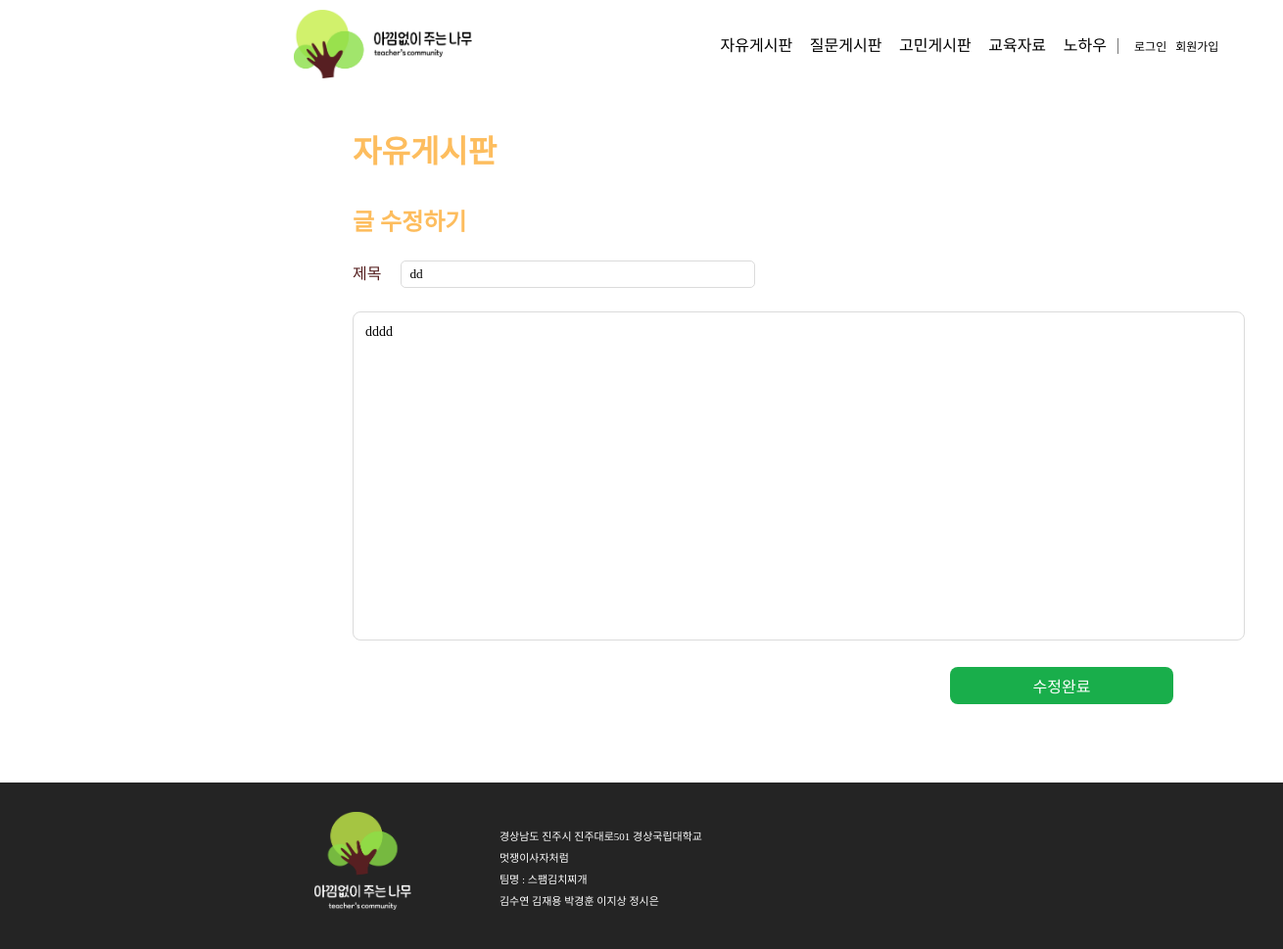
Page /update_post/1 on the committed database.
### teacher_community/models.py (models this page shows, shortened)
class Post(models.Model):
    author = models.ForeignKey(
        Teacher, related_name="post_author", on_delete=models.CASCADE
    )
    title = models.CharField(max_length=255)
    content = models.TextField()
    created_at = models.DateTimeField(auto_now_add=True)
    updated_at = models.DateTimeField(auto_now=True)
    views = models.PositiveIntegerField(default=0)  # 조회수 필드 추가
    likes_user = models.ManyToManyField(
        settings.AUTH_USER_MODEL, related_name="likes_user", blank=True
    )
    category = models.CharField(max_length=10)
    file = models.FileField(upload_to="post_files/", blank=True, null=True)  # 파일 첨부 필드
    class Meta:
        ordering = ["-created_at"]  # 최신 글이 먼저 오도록 정렬

### teacher_community/views.py (the view)
# urls.py: path("update_post/<int:post_id>", views.update_post, name="update_post"),
def update_post(request, post_id):
    post = get_object_or_404(Post, id=post_id)
    if request.method == "POST":
        post.title = request.POST['title']
        post.content = request.POST['content']
        post.updated_at = timezone.datetime.now()
        post.save()
        return redirect('/detail/' + str(post.id))
    else:
        return render(request, "update_post.html", {"post_detail": post})

### templates/update_post.html (shortened to what this page needs)
{% extends 'nav_footer.html' %}
{% load static %}
{% block content %}
<!DOCTYPE html>
<html lang="ko">
<head>
    <link rel="stylesheet" href="{% static 'css/writepage.css' %}">
</head>
<body>
    <div class="write_wrapper">
        <div class="Title">
            <h2>{{post_detail.category}}</h2>
        </div>
        <div class="Write">
            <h4>글 수정하기</h4>
        </div>
        <form action="{% url 'update_post' post_detail.id %}" method="post">
            <div class="title2">
                <dt>
                    <p class="title3">제목</p>
                    <dd><input class="titlebox" type="text" placeholder="제목입력" name="title" value="{{post_detail.title}}"></dd>
                </dt>
            </div>
            <div class="WriteForm">
                <textarea class="writeform" placeholder="글을 작성해주세요" cols="110" rows="20" name="content">{{post_detail.content}}</textarea>
            </div>
            <button><p>수정완료</p></button>
        </form>
    </div>
</body>
</html>
{% endblock %}

### static/css/nav2.css (style rules this page uses)
* { box-sizing: content-box; }
body, main, div, h1, h2, h3 { margin: 0; padding: 0; }
html, body, div, span, applet, object, iframe, h1, h2, h3, h4, h5, h6, p, blockquote, pre, a, abbr, acronym, address, big, cite, code, del, dfn, em, img, ins, kbd, q, s, samp, small, strike, strong, sub, sup, tt, var, b, u, i, center, dl, dt, dd, ol, ul, li, fieldset, form, label, legend, table, caption, tbody, tfoot, thead, tr, th, td, article, aside, canvas, details, embed, figure, figcaption, footer, header, hgroup, menu, nav, output, ruby, section, summary, time, mark, audio, video { margin: 0; padding: 0; border: 0; font-size: 100%; font: inherit; vertical-align: baseline; }
body { line-height: 1; }

### static/css/footer2.css (style rules this page uses)
* { box-sizing: content-box; }
body, main, div, h1, h2, h3 { margin: 0; padding: 0; }
html, body, div, span, applet, object, iframe, h1, h2, h3, h4, h5, h6, p, blockquote, pre, a, abbr, acronym, address, big, cite, code, del, dfn, em, img, ins, kbd, q, s, samp, small, strike, strong, sub, sup, tt, var, b, u, i, center, dl, dt, dd, ol, ul, li, fieldset, form, label, legend, table, caption, tbody, tfoot, thead, tr, th, td, article, aside, canvas, details, embed, figure, figcaption, footer, header, hgroup, menu, nav, output, ruby, section, summary, time, mark, audio, video { margin: 0; padding: 0; border: 0; font-size: 100%; font: inherit; vertical-align: baseline; }
body { line-height: 1; }

### static/css/writepage.css (style rules this page uses)
html, body, div, span, applet, object, iframe, h1, h2, h3, h4, h5, h6, p, blockquote, pre, a, abbr, acronym, address, big, cite, code, del, dfn, em, img, ins, kbd, q, s, samp, small, strike, strong, sub, sup, tt, var, b, u, i, center, dl, dt, dd, ol, ul, li, fieldset, form, label, legend, table, caption, tbody, tfoot, thead, tr, th, td, article, aside, canvas, details, embed, figure, figcaption, footer, header, hgroup, menu, nav, output, ruby, section, summary, time, mark, audio, video { margin: 0; padding: 0; border: 0; font-size: 100%; font: inherit; vertical-align: baseline; }
body { line-height: 1; }
textarea { resize: none; border: 1px solid #DBDBDB; margin-top: 24px; padding-top: 12px; padding-left: 12px; font-size: 14px; font-family: 'Pretendard-Light'; }
h2 { color: #FDBD5E; font-family: 'Pretendard-Bold'; font-size: 32px; font-style: normal; font-weight: 700; line-height: normal; }
h4 { color: #FDBD5E; font-family: 'Pretendard-Bold'; font-size: 24px; font-style: normal; font-weight: 700; line-height: normal; }
.write_wrapper { margin-left: 360px; margin-right: 360px; margin-bottom: 50px; }
.Title { margin-top: 36px; }
.Write { margin-top: 32px; }
.title2 { display: flex; margin-top: 24px; font-family: 'Pretendard-Medium'; color: #541E1E; }
.title3 { margin-top: 6px; }
.titlebox { margin-left: 20px; padding-left: 8px; width: 350px; height: 24px; border: 1px solid #DBDBDB; border-radius: 5px; font-family: 'Pretendard-Light'; }
.writeform { box-sizing: border-box; border-radius: 8px; }
button { width: 216px; height: 36px; font-family: 'Pretendard-SemiBold'; font-size: 16px; color: white; border: 0; margin-top: 24px; margin-left: 610px; border-radius: 8px; background: var(--sub-1, #19AE4B); cursor: pointer; }

### rows in the picture
Post: category "자유게시판", title "dd", content "dddd"
